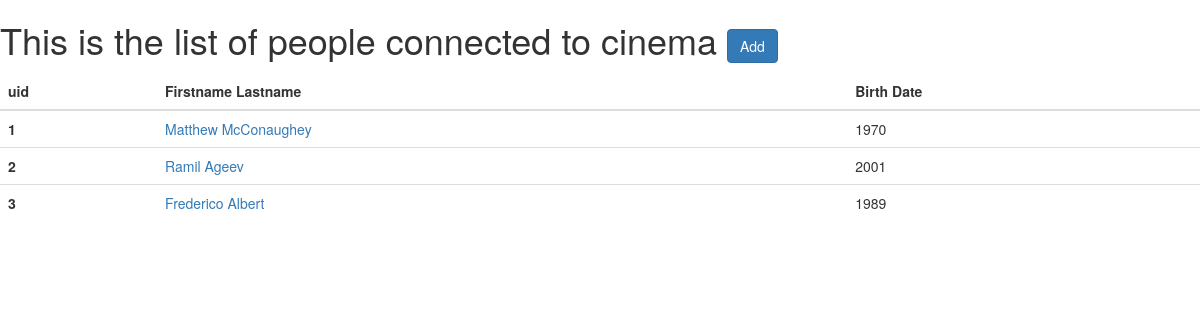
The page /people/ on the database its author committed.
### models.py (models this page shows, shortened)
class Person(db.Model):
    __tablename__ = "Person"
    uid = db.Column(db.Integer, primary_key=True, autoincrement=True)
    firstname_lastname = db.Column(db.String(150))
    birth = db.Column(db.Integer)
    films = db.relationship("Role", back_populates="person")
    countries = db.relationship("Person_Country", back_populates="person")
    def __init__(self, firstname_lastname, birth=None):
        self.firstname_lastname = firstname_lastname
        self.birth = birth

### views.py (the view)
@app.route('/people/', methods=["GET"])
def people():
    people = Person.query.order_by("uid").all()
    return render_template("people.html", people=people, obj=Person(firstname_lastname="Tmp"))

### templates/people.html (shortened to what this page needs)
{% extends "bootstrap/base.html" %}
{% block styles %}
{{super()}}
{% endblock %}
{% block content %}
<h1>This is the list of people connected to cinema <a href="/person/add/">
    <button type="button" class="btn btn-primary">Add</button>
</a></h1>
<table class="table table-hover">
  <thead class="thead-dark">
    <tr>
            <th scope="col">  uid  </th>
            <th scope="col">  Firstname Lastname  </th>
            <th scope="col">  Birth Date  </th>
    </tr>
  </thead>
  <tbody>
  {% for person in people %}
    <tr>
        <th scope="row">{{ person.uid }} </th>
        <td><a href="/people/{{ person.uid }}/"> {{ person.firstname_lastname }} </a> </td>
        <td> {{ person.birth }} </td>
    </tr>
{% endfor %}
  </tbody>
</table>
{% endblock %}

### rows shown on the page
Person: uid "1", firstname_lastname "Matthew McConaughey", birth "1970"
Person: uid "2", firstname_lastname "Ramil Ageev", birth "2001"
Person: uid "3", firstname_lastname "Frederico Albert", birth "1989"
